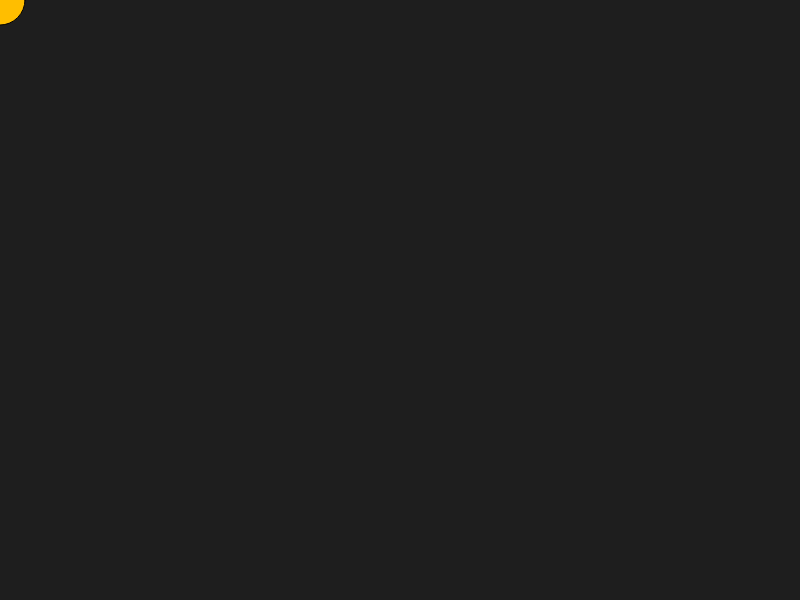
Frame 1 (no input)
Frame 60 (no input): identical to frame 1, image omitted
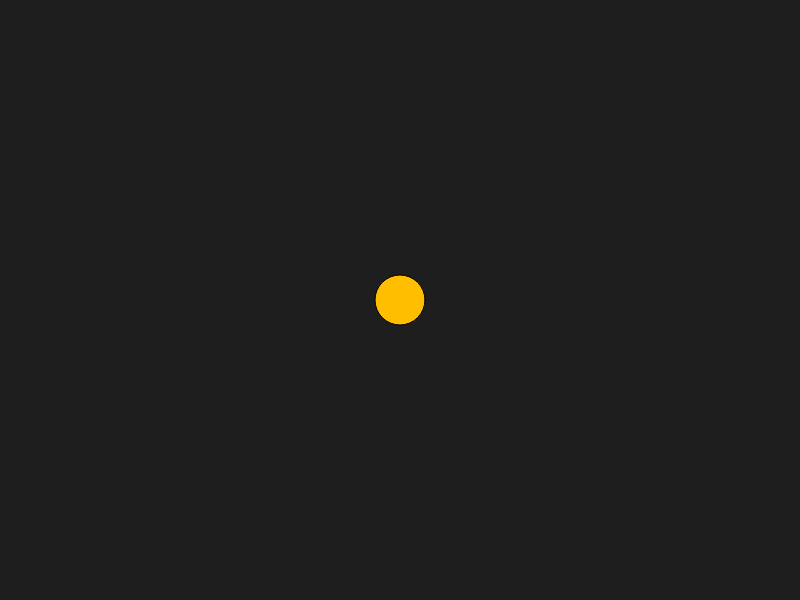
Frame 120 (the mouse pressed at the canvas centre since frame 60)

The p5.js sketch that drew these frames (run headless with seeded random() and noise() and a simulated clock; from frame 60 on, the mouse is pressed at the canvas centre):

// p5.js sketch
// ── sketch.js
function setup() {
  createCanvas(displayWidth, displayHeight);
}

function draw() {
  background(30);

  fill(255, 190, 0);
  circle(mouseX, mouseY, 50);
}
